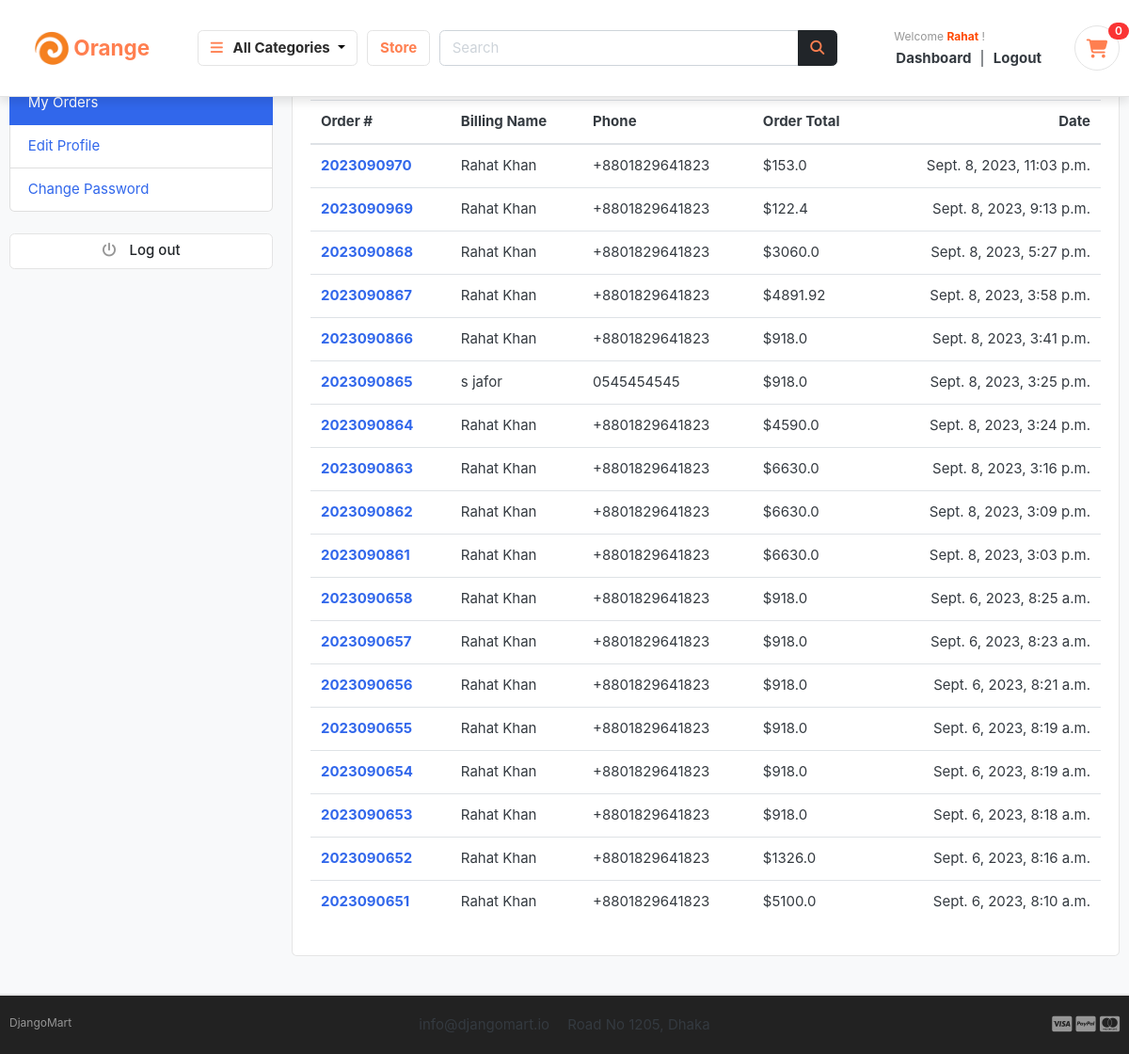
Screenshot of /accounts/my_orders/ (signed in) with the database file from the repository.
### accounts/models.py (models this page shows, shortened)
class Account(AbstractBaseUser):
    first_name      = models.CharField(max_length=50)
    last_name       = models.CharField(max_length=50)
    username        = models.CharField(max_length=50, unique=True)
    email           = models.EmailField(max_length=100, unique=True)
    phone_number    = models.CharField(max_length=50)
    date_joined     = models.DateTimeField(auto_now_add=True)
    last_login      = models.DateTimeField(auto_now=True)
    is_admin        = models.BooleanField(default=False)
    is_staff        = models.BooleanField(default=False)
    is_active        = models.BooleanField(default=False)
    is_superadmin        = models.BooleanField(default=False)
    USERNAME_FIELD = 'email'
    REQUIRED_FIELDS = ['username', 'first_name', 'last_name']
    objects = MyAccountManager()

### orders/models.py (models this page shows, shortened)
class Order(models.Model):
    STATUS = (
        ('New', 'New'),
        ('Accepted', 'Accepted'),
        ('Completed', 'Completed'),
        ('Cancelled', 'Cancelled'),
    )
    user = models.ForeignKey(Account, on_delete=models.SET_NULL, null=True)
    payment = models.ForeignKey(Payment, on_delete=models.SET_NULL, blank=True, null=True)
    order_number = models.CharField(max_length=20)
    first_name = models.CharField(max_length=50)
    last_name = models.CharField(max_length=50)
    phone = models.CharField(max_length=15)
    email = models.EmailField(max_length=50)
    address_line_1 = models.CharField(max_length=50)
    address_line_2 = models.CharField(max_length=50, blank=True)
    country = models.CharField(max_length=50)
    state = models.CharField(max_length=50)
    city = models.CharField(max_length=50)
    order_note = models.CharField(max_length=100, blank=True)
    order_total = models.FloatField()
    tax = models.FloatField()
    status = models.CharField(max_length=10, choices=STATUS, default='New')
    ip = models.CharField(blank=True, max_length=20)
    is_ordered = models.BooleanField(default=False)
    created_at = models.DateTimeField(auto_now_add=True)
    updated_at = models.DateTimeField(auto_now=True)
    def full_name(self):
        return f'{self.first_name} {self.last_name}'

### accounts/views.py (the view)
# urls.py: path('my_orders/', views.my_orders, name='my_orders'),
@login_required(login_url='login')
def my_orders(request):
    orders = Order.objects.filter(user=request.user, is_ordered=True).order_by('-created_at')
    context = {
        'orders': orders,
    }
    return render(request, 'accounts/my_orders.html', context)

### cart/context_processors.py (called while the page is built)
def counter(request):
    cart_count = 0
    if 'admin' in request.path:
        return {}
    else:
        try:
            cart = Cart.objects.filter(cart_id=_cart_id(request))
            if request.user.is_authenticated:
                cart_items = CartItem.objects.all().filter(user=request.user)
            else:
                cart_items = CartItem.objects.all().filter(cart=cart[:1])
            for cart_item in cart_items:
                cart_count += cart_item.quantity
        except Cart.DoesNotExist:
            cart_count = 0
    return dict(cart_count=cart_count)

### cart/views.py (called while the page is built)
def _cart_id(request):
    cart = request.session.session_key
    if not cart:
        cart = request.session.create()
    return cart

### category/context_processors.py (called while the page is built)
def menu_links(request):
    links = Category.objects.all()
    return dict(links=links)

### category/models.py (called while the page is built)
    def get_url(self):
        return reverse('products_by_category', args=[self.slug])

### accounts/templates/accounts/my_orders.html (shortened to what this page needs)
{% extends 'base.html' %}
{% block content %}
<section class="section-conten padding-y bg">
<div class="container">
	<div class="row">
	{% include 'accounts/dashboard_sidebar.html' %}
	<main class="col-md-9">
		<article class="card">
		<header class="card-header">
			<strong class="d-inline-block mr-3">Your order history</strong>
		</header>
		<div class="card-body">
			<div class="row">
			<div class="col-md-12">
				<table class="table table-hover">
				  <thead>
				    <tr>
				      <th scope="col">Order #</th>
				      <th scope="col">Billing Name</th>
				      <th scope="col">Phone</th>
				      <th scope="col">Order Total</th>
							<th scope="col">Date</th>
				    </tr>
				  </thead>
				  <tbody>
						{% for order in orders %}
				    <tr>
				      <th scope="row"><a href="{% url 'order_detail' order.order_number %}">{{order.order_number}}</a></th>
				      <td>{{order.full_name}}</td>
				      <td>{{order.phone}}</td>
				      <td>${{order.order_total}}</td>
							<td>{{order.created_at}}</td>
				    </tr>
				{% endfor %}
				  </tbody>
				</table>
			</div>
			</div>
		</div>
		</article>
	</main>
</div>
</div>
</section>
{% endblock %}

### templates/includes/navbar.html (shortened to what this page needs)
{% load static %}
<header class="section-header sticky-navbar">
    <section class="header-main border-bottom py-4" style="box-shadow: 0 5px 10px rgba(0,0,0,0.1);">
    <div class="container">
      <div class="row align-items-center">
        <div class="col-lg-2 col-md-3 col-6">
          <a href="{% url 'home' %}" class="brand-wrap">
            <div class="d-flex justify-content-center align-items-center"
              style="background-color: transparent; transition: background-color 0.3s, border-radius 0.3s, padding 0.3s; border-radius: 50px; padding: 10px 15px;"
              onmouseover="this.style.backgroundColor='#343a40'; this.getElementsByTagName('img')[0].classList.add('logo-brightness-change'); this.getElementsByTagName('h2')[0].style.color='#ff4800';"
              onmouseout="this.style.backgroundColor='transparent'; this.getElementsByTagName('img')[0].classList.remove('logo-brightness-change'); this.getElementsByTagName('h2')[0].style.color='coral';">
              <img src="{% static 'images/icons/logo.jpeg' %}" alt="Orange Store Logo" class="w-25" />
              <h2 style="color: coral; margin: 3px 5px; font-size: 1.5rem;"><span style="font-weight: bold;">Orange</span></h2>
            </div>
          </a>
        </div>
        <div class="col-lg col-sm col-md col-6 flex-grow-0">
          <div class="category-wrap dropdown d-inline-block float-right">
            <button
              type="button"
              class="btn btn-light dropdown-toggle"
              data-toggle="dropdown"
              style="background-color: transparent; color: black"
              onmouseover="this.style.backgroundColor='#343a40'; this.getElementsByTagName('i')[0].style.color='#ff4800'; this.style.color='white';"
              onmouseout="this.style.backgroundColor='transparent'; this.getElementsByTagName('i')[0].style.color='coral'; this.style.color='black';"
            >
              <i class="fa fa-bars" style="color: coral"></i><span class="capitalize" style="font-weight:bold; color: #2a2a2a;">&nbsp;&nbsp;&nbsp;All categories</span>
            </button>
          </div>
        </div>
        <a href="{% url 'store' %}" class="btn btn-outline-light"
          style="font-weight: bold; background-color: white; transition: background-color 0.3s; color: coral;"
          onmouseover="this.style.backgroundColor='#343a40'; this.style.color='#ff4800';"
          onmouseout="this.style.backgroundColor='white'; this.style.color='coral';">
          Store
        </a>
        <div class="col-lg col-md-6 col-sm-12 col">
          <form action="{% url 'search' %}" class="search" method="GET">
            <div class="input-group w-100">
              <input
                type="text"
                class="form-control"
                style="width: 60%"
                placeholder="Search"
                name="keyword"
              />
              <div class="input-group-append">
                <button class="btn btn-dark search-btn" type="submit" onmouseover="this.querySelector('.fa-search').style.color='#ff4800';"
                  style="color:#343a40"
                  onmouseout="this.querySelector('.fa-search').style.color='coral';">
                  <i class="fa fa-search" style="color: coral;"></i>
                </button>
              </div>
            </div>
          </form>
        </div>
        <div class="col-lg-3 col-sm-6 col-8 order-2 order-lg-3">
          <div class="d-flex justify-content-end mb-3 mb-lg-0">
            {% if user.id is None %}
            <div class="widget-header">
              <small class="title text-muted welcome-guest">Welcome <span class=""
                style="color:blue;font-weight:bold;text-transform: capitalize;">Guest</span> !</small>
              <div>
                <a href="{% url 'login' %}" class="dashboard-text">Login</a>
                <span class="dark-transp"> | </span>
                <a href="{% url 'register' %}"> <span  class="register-text">Register</span></a>
              </div>
            </div>
            {% else %}
            <div class="widget-header">
              <a href="{% url 'dashboard' %}">
                <small class="title text-muted welcome-user">Welcome <span class=""
                  style="color:#ff4800;font-weight:bold;text-transform: capitalize;">{{user.first_name}}</span> !</small>
              </a>
              <div>
                <a href="{% url 'dashboard' %}"><span class="dashboard-text">Dashboard</span></a>
                <span class="dark-transp"> | </span>
                <a href="{% url 'logout' %}"><span class="logout-text">Logout</span></a>
              </div>
            </div>
            {% endif %}
            <a href="{% url 'cart' %}" class="widget-header pl-3 ml-3 cart-icon-ancor">
              <div class="icon icon-sm rounded-circle border cart-icon-div">
                <i class="fa fa-shopping-cart cart-icon"></i>
              </div>
              <span class="badge badge-pill badge-danger notify"
                >{{cart_count}}</span
              >
            </a>
          </div>
        </div>
      </div>
    </div>
  </section>
</header>

### static/css/ui.css (style rules this page uses)
html { font-family: "Inter", sans-serif; font-size: 15px; }
.icon-xs, .icon-sm, .icon-md, .icon-lg { display: inline-block; text-align: center; flex-shrink: 0; flex-grow: 0; }
.icon-sm { width: 48px; height: 48px; line-height: 48px !important; font-size: 20px; }
.padding-y { padding-top: 40px; padding-bottom: 40px; }
article:after, .form-group:after { display: block; clear: both; content: ""; }
.bg { background-color: #f8f9fa; }
.header-main { position: relative; padding-top: 1rem; padding-bottom: 1rem; }
.widget-header { display: inline-block; vertical-align: middle; position: relative; }
.widget-header a { color: #343a40; }
.widget-header i { color: #969696; }
.widget-header .title { display: block; }
.widget-header .notify { position: absolute; top: -3px; right: -10px; }
.btn-light { background-color: #fff; border-color: #e4e4e4; }
.btn-light i { color: #969696; }
.notify { position: absolute; top: -4px; right: -10px; display: inline-block; padding: 0.25em 0.6em; font-size: 12px; line-height: 1; text-align: center; border-radius: 3rem; color: #fff; background-color: #fa3434; }

### static/css/style.css (style rules this page uses)
* { margin: 0; padding: 0; box-sizing: border-box; }
h2 { font-size: 1.8rem; font-weight: 600; }
button { font-size: 0.8rem; font-weight: 900; outline: none; border: none; background-color: #1d1d1d; color:aliceblue; padding: 13px 30px; text-transform: uppercase; cursor: pointer; transition: 0.5s ease; }
td:last-child { text-align: right; }
th:last-child { text-align: right; }

### templates/base.html (style rules this page uses)
.sticky-navbar { position: fixed; top: 0; left: 0; right: 0; background-color: white; z-index: 1000; }
.capitalize { text-transform: capitalize; }
.welcome-user { padding: 3px; width: max-content; border-radius: 3px; }
.dashboard-text { padding: 5px; border-radius: 3px; font-weight: bold; }
.logout-text { padding: 5px; border-radius: 3px; font-weight: bold; }
.cart-icon-div { background-color: #343a40; }
.cart-icon-ancor { text-decoration: none; color: none; }
.cart-icon-div { background-color: transparent; transition: background-color 0.3s ease; }
.cart-icon { color: inherit; transition: color 0.3s ease; }

### rows the page displays
Account: first_name "Rahat"
Order: order_number "2023090970", full_name "Rahat Khan", phone "+8801829641823", order_total "153.0", created_at "Sept. 8, 2023, 11:03 p.m."
Order: order_number "2023090969", full_name "Rahat Khan", phone "+8801829641823", order_total "122.4", created_at "Sept. 8, 2023, 9:13 p.m."
Order: order_number "2023090868", full_name "Rahat Khan", phone "+8801829641823", order_total "3060.0", created_at "Sept. 8, 2023, 5:27 p.m."
Order: order_number "2023090867", full_name "Rahat Khan", phone "+8801829641823", order_total "4891.92", created_at "Sept. 8, 2023, 3:58 p.m."
Order: order_number "2023090866", full_name "Rahat Khan", phone "+8801829641823", order_total "918.0", created_at "Sept. 8, 2023, 3:41 p.m."
Order: order_number "2023090865", full_name "s jafor", phone "0545454545", order_total "918.0", created_at "Sept. 8, 2023, 3:25 p.m."
Order: order_number "2023090864", full_name "Rahat Khan", phone "+8801829641823", order_total "4590.0", created_at "Sept. 8, 2023, 3:24 p.m."
Order: order_number "2023090863", full_name "Rahat Khan", phone "+8801829641823", order_total "6630.0", created_at "Sept. 8, 2023, 3:16 p.m."
Order: order_number "2023090862", full_name "Rahat Khan", phone "+8801829641823", order_total "6630.0", created_at "Sept. 8, 2023, 3:09 p.m."
Order: order_number "2023090861", full_name "Rahat Khan", phone "+8801829641823", order_total "6630.0", created_at "Sept. 8, 2023, 3:03 p.m."
Order: order_number "2023090658", full_name "Rahat Khan", phone "+8801829641823", order_total "918.0", created_at "Sept. 6, 2023, 8:25 a.m."
Order: order_number "2023090657", full_name "Rahat Khan", phone "+8801829641823", order_total "918.0", created_at "Sept. 6, 2023, 8:23 a.m."
Order: order_number "2023090656", full_name "Rahat Khan", phone "+8801829641823", order_total "918.0", created_at "Sept. 6, 2023, 8:21 a.m."
Order: order_number "2023090655", full_name "Rahat Khan", phone "+8801829641823", order_total "918.0", created_at "Sept. 6, 2023, 8:19 a.m."
Order: order_number "2023090654", full_name "Rahat Khan", phone "+8801829641823", order_total "918.0", created_at "Sept. 6, 2023, 8:19 a.m."
Order: order_number "2023090653", full_name "Rahat Khan", phone "+8801829641823", order_total "918.0", created_at "Sept. 6, 2023, 8:18 a.m."
Order: order_number "2023090652", full_name "Rahat Khan", phone "+8801829641823", order_total "1326.0", created_at "Sept. 6, 2023, 8:16 a.m."
Order: order_number "2023090651", full_name "Rahat Khan", phone "+8801829641823", order_total "5100.0", created_at "Sept. 6, 2023, 8:10 a.m."

### other values shown
{{ cart_count }} "0"
